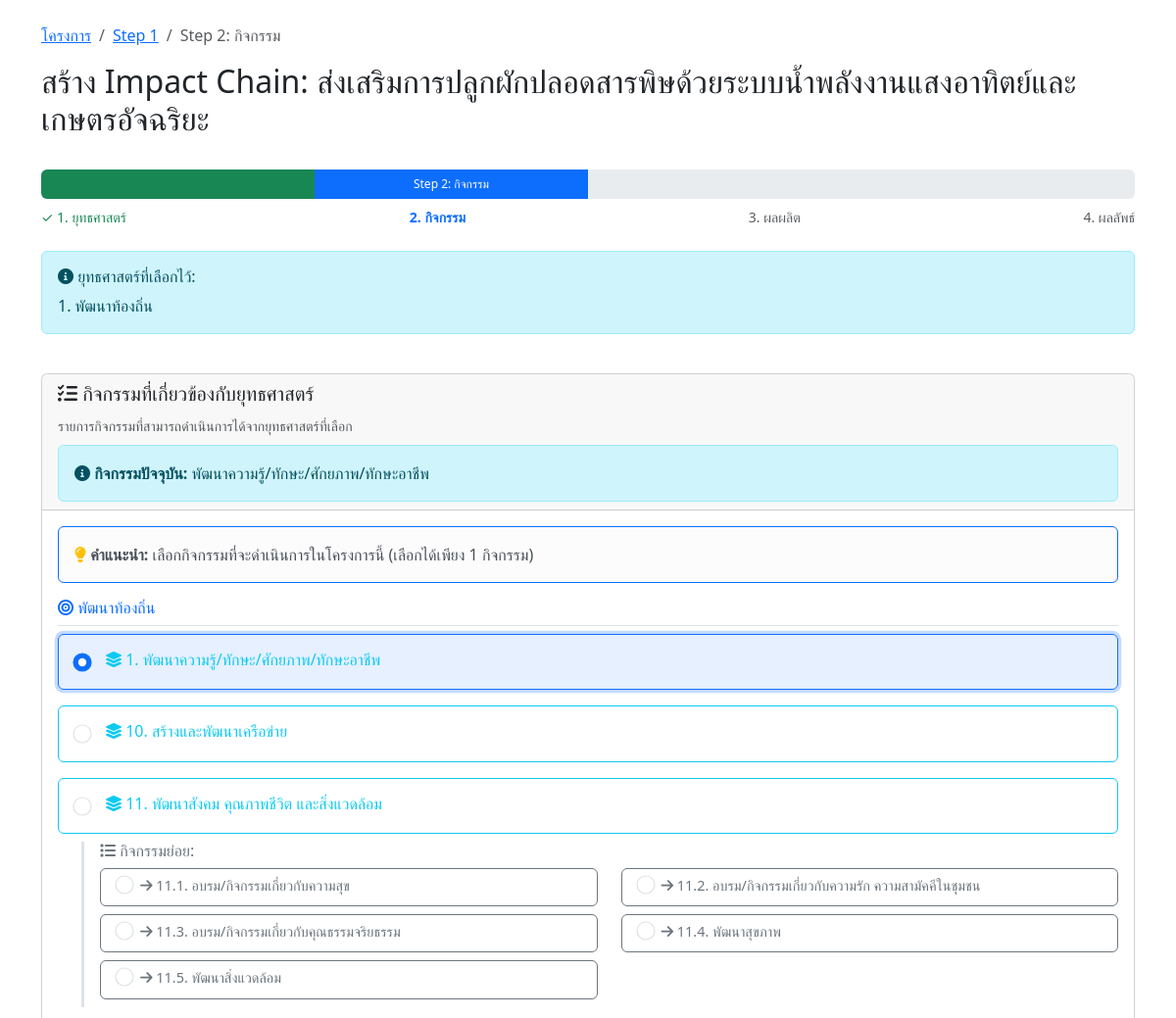
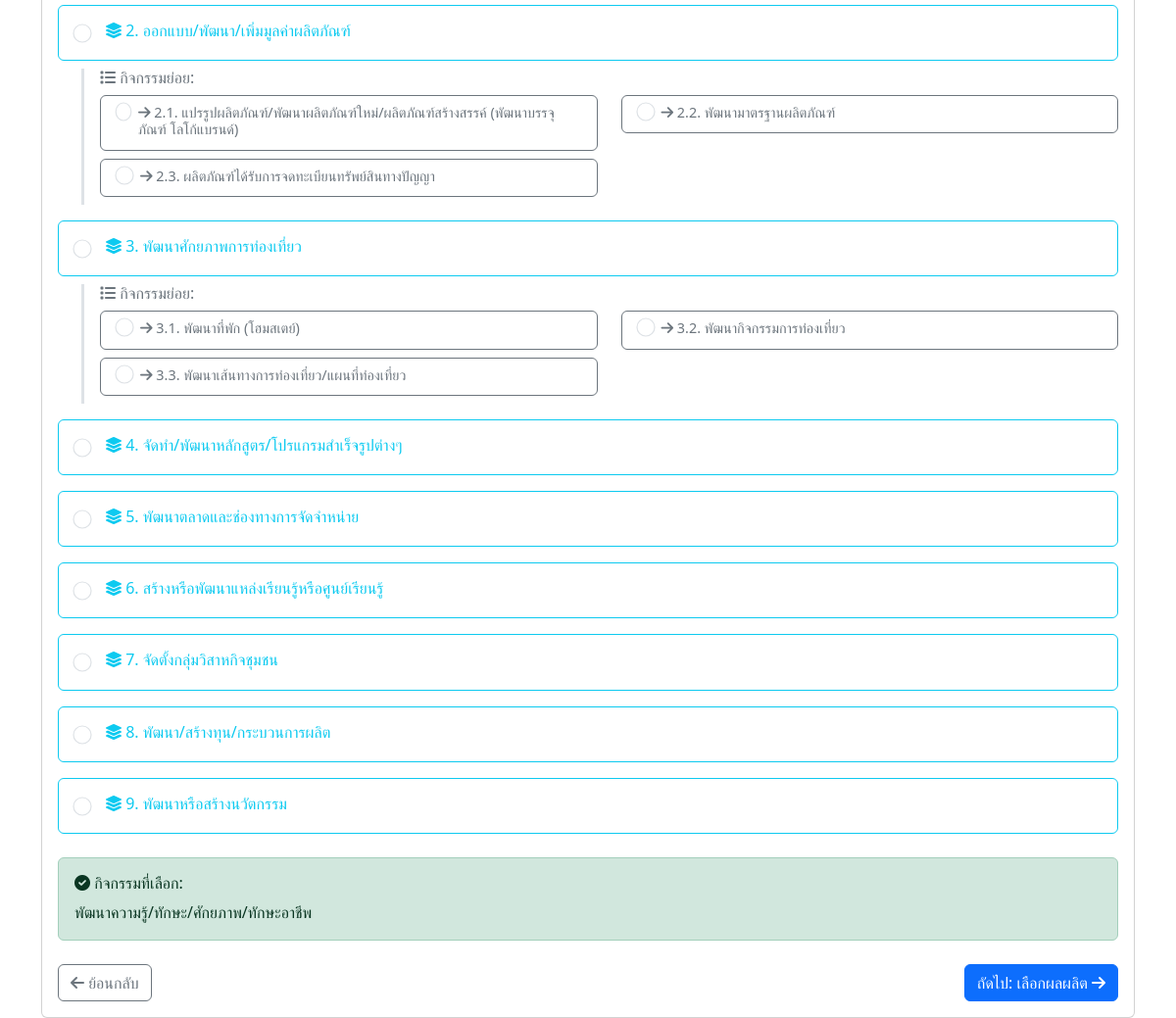
The page /impact-chain/step2-activity.php?project_id=7 (signed in) on the database its author committed (2 pictures, top to bottom).
### tables this page shows
CREATE TABLE `projects` (
  `id` int(11) NOT NULL,
  `project_code` varchar(50) NOT NULL COMMENT 'รหัสโครงการ',
  `name` varchar(500) NOT NULL COMMENT 'ชื่อโครงการ',
  `description` text DEFAULT NULL COMMENT 'รายละเอียดโครงการ',
  `objective` text DEFAULT NULL COMMENT 'วัตถุประสงค์โครงการ',
  `start_date` date DEFAULT NULL COMMENT 'วันที่เริ่มโครงการ',
  `end_date` date DEFAULT NULL COMMENT 'วันที่สิ้นสุดโครงการ',
  `budget` decimal(15,2) DEFAULT NULL COMMENT 'งบประมาณ',
  `organization` varchar(300) DEFAULT NULL COMMENT 'หน่วยงาน/องค์กร',
  `project_manager` varchar(200) DEFAULT NULL COMMENT 'ผู้จัดการโครงการ',
  `status` enum('incompleted','completed') DEFAULT 'incompleted' COMMENT 'สถานะโครงการ',
  `created_by` varchar(100) DEFAULT NULL COMMENT 'ผู้สร้าง',
  `created_at` timestamp NOT NULL DEFAULT current_timestamp(),
  `updated_at` timestamp NOT NULL DEFAULT current_timestamp() ON UPDATE current_timestamp()
);

CREATE TABLE `project_strategies` (
  `id` int(11) NOT NULL,
  `project_id` int(11) NOT NULL COMMENT 'รหัสโครงการ',
  `strategy_id` int(11) NOT NULL COMMENT 'รหัสยุทธศาสตร์',
  `created_by` varchar(100) DEFAULT NULL COMMENT 'ผู้สร้าง',
  `created_at` timestamp NOT NULL DEFAULT current_timestamp(),
  `updated_at` timestamp NOT NULL DEFAULT current_timestamp() ON UPDATE current_timestamp()
);

CREATE TABLE `strategies` (
  `strategy_id` int(11) NOT NULL,
  `strategy_code` varchar(50) NOT NULL,
  `strategy_name` varchar(255) NOT NULL,
  `description` text DEFAULT NULL,
  `created_at` timestamp NOT NULL DEFAULT current_timestamp()
);

CREATE TABLE `project_activities` (
  `id` int(11) NOT NULL,
  `project_id` int(11) NOT NULL COMMENT 'รหัสโครงการ',
  `activity_id` int(11) NOT NULL COMMENT 'รหัสกิจกรรม',
  `created_by` varchar(100) DEFAULT NULL COMMENT 'ผู้สร้าง',
  `created_at` timestamp NOT NULL DEFAULT current_timestamp(),
  `updated_at` timestamp NOT NULL DEFAULT current_timestamp() ON UPDATE current_timestamp()
);

CREATE TABLE `activities` (
  `activity_id` int(11) NOT NULL,
  `strategy_id` int(11) NOT NULL,
  `activity_code` varchar(20) NOT NULL,
  `activity_name` varchar(500) NOT NULL,
  `activity_description` text DEFAULT NULL
);

### impact-chain/step2-activity.php (the view, shortened to what the rows shown need)
<?php
require_once '../config.php';
$project_id = isset($_GET['project_id']) ? (int)$_GET['project_id'] : 0;
$user_id = $_SESSION['user_id'];
$check_query = "SELECT * FROM projects WHERE id = ? AND created_by = ?";
$check_stmt = mysqli_prepare($conn, $check_query);
mysqli_stmt_bind_param($check_stmt, 'is', $project_id, $user_id);
mysqli_stmt_execute($check_stmt);
$project_result = mysqli_stmt_get_result($check_stmt);
$project = mysqli_fetch_assoc($project_result);
$selected_strategies = [];
$strategy_query = "SELECT ps.strategy_id, s.strategy_name
                   FROM project_strategies ps
                   JOIN strategies s ON ps.strategy_id = s.strategy_id
                   WHERE ps.project_id = ?";
$strategy_stmt = mysqli_prepare($conn, $strategy_query);
mysqli_stmt_bind_param($strategy_stmt, 'i', $project_id);
mysqli_stmt_execute($strategy_stmt);
$strategy_result = mysqli_stmt_get_result($strategy_stmt);
if (mysqli_num_rows($strategy_result) > 0) {
    while ($strategy = mysqli_fetch_assoc($strategy_result)) {
        $selected_strategies[] = $strategy;
    }
} else {
    $_SESSION['error_message'] = "กรุณาเลือกยุทธศาสตร์ก่อน";
    header("location: step1-strategy.php?project_id=" . $project_id);
    exit;
}
$strategy_ids = array_column($selected_strategies, 'strategy_id');
$activities = [];
if (!empty($strategy_ids)) {
    $strategy_ids_str = implode(',', array_map('intval', $strategy_ids));
    $activities_query = "SELECT a.*, s.strategy_name
                         FROM activities a
                         JOIN strategies s ON a.strategy_id = s.strategy_id
                         WHERE a.strategy_id IN ($strategy_ids_str)
                         ORDER BY a.activity_code ASC";
    $activities_result = mysqli_query($conn, $activities_query);
    $activities = mysqli_fetch_all($activities_result, MYSQLI_ASSOC);
}
$selected_activities = [];
$selected_activity_ids = [];
$selected_activity_query = "SELECT pa.activity_id, a.activity_name, a.activity_code
                           FROM project_activities pa
                           JOIN activities a ON pa.activity_id = a.activity_id
                           WHERE pa.project_id = ?";
$selected_activity_stmt = mysqli_prepare($conn, $selected_activity_query);
mysqli_stmt_bind_param($selected_activity_stmt, 'i', $project_id);
mysqli_stmt_execute($selected_activity_stmt);
$selected_activity_result = mysqli_stmt_get_result($selected_activity_stmt);
while ($activity = mysqli_fetch_assoc($selected_activity_result)) {
    $selected_activities[] = $activity;
    $selected_activity_ids[] = $activity['activity_id'];
}
$level1_activities = [];
$level2_activities = [];
foreach ($activities as $activity) {
    $code_parts = explode('.', $activity['activity_code']);
    if (count($code_parts) == 1) {
        $level1_activities[$activity['strategy_name']][] = $activity;
    } else {
        $parent_code = $code_parts[0];
        $level2_activities[$parent_code][] = $activity;
    }
}
?>
<!DOCTYPE html>
<html lang="th">
<head>
    <link href="https://cdn.jsdelivr.net/npm/bootstrap@5.3.0/dist/css/bootstrap.min.css" rel="stylesheet">
    <link href="https://cdnjs.cloudflare.com/ajax/libs/font-awesome/6.0.0/css/all.min.css" rel="stylesheet">
</head>
<body>
    <div class="container mt-4">
        <div class="row mb-4">
            <div class="col-12">
                <nav aria-label="breadcrumb">
                    <ol class="breadcrumb">
                    </ol>
                </nav>
                <h2>สร้าง Impact Chain: <?php echo htmlspecialchars($project['name']); ?></h2>
            </div>
        </div>
        <div class="row mb-4">
            <div class="col-12">
                <div class="alert alert-info">
                    <div class="mb-0">
                        <?php foreach ($selected_strategies as $strategy): ?>
                            <div><?php echo htmlspecialchars($strategy['strategy_id']); ?>. <?php echo htmlspecialchars($strategy['strategy_name']); ?></div>
                        <?php endforeach; ?>
                    </div>
                </div>
            </div>
        </div>
        <div class="row">
            <div class="col-12">
                <div class="card">
                    <div class="card-header">
                        <?php if (!empty($selected_activities)): ?>
                            <div class="mt-2">
                                <div class="alert alert-info mb-0">
                                    <i class="fas fa-info-circle"></i>
                                    <strong>กิจกรรมปัจจุบัน:</strong>
                                    <?php echo htmlspecialchars($selected_activities[0]['activity_name']); ?>
                                </div>
                            </div>
                        <?php endif; ?>
                    </div>
                    <div class="card-body">
                        <?php if (empty($level1_activities)): ?>
                            <div class="alert alert-warning">
                                <i class="fas fa-exclamation-triangle"></i> ไม่พบข้อมูลกิจกรรมที่เกี่ยวข้องกับยุทธศาสตร์ที่เลือก
                            </div>
                            <div class="d-flex justify-content-between">
                                <a href="step1-strategy.php?project_id=<?php echo $project_id; ?>" class="btn btn-outline-secondary">
                                    <i class="fas fa-arrow-left"></i> ย้อนกลับ
                                </a>
                            </div>
                        <?php else: ?>
                            <form id="activityForm" method="POST" action="process-step2.php">
                                <?php foreach ($level1_activities as $strategy_name => $strategy_activities): ?>
                                    <div class="mb-4">
                                        <h6 class="text-primary border-bottom pb-2">
                                            <i class="fas fa-bullseye"></i> <?php echo htmlspecialchars($strategy_name); ?>
                                        </h6>
                                        <?php foreach ($strategy_activities as $main_activity): ?>
                                            <div class="mb-3">
                                                <div class="card border-info activity-card <?php echo in_array($main_activity['activity_id'], $selected_activity_ids) ? 'selected' : ''; ?>"
                                                    onclick="selectActivity('<?php echo $main_activity['activity_id']; ?>')">
                                                    <div class="card-body">
                                                        <div class="d-flex align-items-start">
                                                            <input type="radio"
                                                                class="form-check-input activity-radio me-3 mt-1"
                                                                name="selected_activity"
                                                                value="<?php echo $main_activity['activity_id']; ?>"
                                                                id="activity_<?php echo $main_activity['activity_id']; ?>"
                                                                <?php echo in_array($main_activity['activity_id'], $selected_activity_ids) ? 'checked' : ''; ?>>
                                                            <div class="flex-grow-1">
                                                                <h6 class="card-title text-info mb-1">
                                                                    <i class="fas fa-layer-group"></i> <?php echo $main_activity['activity_code']; ?>. <?php echo htmlspecialchars($main_activity['activity_name']); ?>
                                                                </h6>
                                                            </div>
                                                        </div>
                                                    </div>
                                                </div>
                                                <?php if (isset($level2_activities[$main_activity['activity_code']])): ?>
                                                    <div class="ms-4 mt-2">
                                                        <h6 class="text-secondary mb-2">
                                                            <i class="fas fa-list"></i> กิจกรรมย่อย:
                                                        </h6>
                                                        <div class="row">
                                                            <?php
                                                            foreach ($level2_activities[$main_activity['activity_code']] as $sub_activity):
                                                            ?>
                                                                <div class="col-md-6 mb-2">
                                                                    <div class="card border-secondary activity-card <?php echo in_array($sub_activity['activity_id'], $selected_activity_ids) ? 'selected' : ''; ?>"
                                                                        onclick="selectActivity('<?php echo $sub_activity['activity_id']; ?>')">
                                                                        <div class="card-body py-2">
                                                                            <div class="d-flex align-items-start">
                                                                                <input type="radio"
                                                                                    class="form-check-input activity-radio me-2 mt-0"
                                                                                    name="selected_activity"
                                                                                    value="<?php echo $sub_activity['activity_id']; ?>"
                                                                                    id="activity_<?php echo $sub_activity['activity_id']; ?>"
                                                                                    <?php echo in_array($sub_activity['activity_id'], $selected_activity_ids) ? 'checked' : ''; ?>>
                                                                                <div class="flex-grow-1">
                                                                                    <h6 class="card-title text-secondary mb-1" style="font-size: 0.9rem;">
                                                                                        <i class="fas fa-arrow-right"></i> <?php echo $sub_activity['activity_code']; ?>. <?php echo htmlspecialchars($sub_activity['activity_name']); ?>
                                                                                    </h6>
                                                                                </div>
                                                                            </div>
                                                                        </div>
                                                                    </div>
                                                                </div>
                                                            <?php
                                                            endforeach;
                                                            ?>
                                                        </div>
                                                    </div>
                                                <?php endif; ?>
                                            </div>
                                        <?php endforeach; ?>
                                    </div>
                                <?php endforeach; ?>
                            </form>
                        <?php endif; ?>
                    </div>
                </div>
            </div>
        </div>
    </div>
</body>
</html>

### rows shown on the page
projects: name "ส่งเสริมการปลูกผักปลอดสารพิษด้วยระบบน้ำพลังงานแสงอาทิตย์และเกษตรอัจฉริยะ"
project_strategies: strategy "1", strategy.strategy_name "พัฒนาท้องถิ่น"
project_activities: activity.activity_name "พัฒนาความรู้/ทักษะ/ศักยภาพ/ทักษะอาชีพ"
activities: activity_id "☑", activity_code "1", activity_name "พัฒนาความรู้/ทักษะ/ศักยภาพ/ทักษะอาชีพ"
activities: activity_code "10", activity_name "สร้างและพัฒนาเครือข่าย"
activities: activity_code "11", activity_name "พัฒนาสังคม คุณภาพชีวิต และสิ่งแวดล้อม"
activities: activity_code "11.1", activity_name "อบรม/กิจกรรมเกี่ยวกับความสุข"
activities: activity_code "11.2", activity_name "อบรม/กิจกรรมเกี่ยวกับความรัก ความสามัคคีในชุมชน"
activities: activity_code "11.3", activity_name "อบรม/กิจกรรมเกี่ยวกับคุณธรรมจริยธรรม"
activities: activity_code "11.4", activity_name "พัฒนาสุขภาพ"
activities: activity_code "11.5", activity_name "พัฒนาสิ่งแวดล้อม"
activities: activity_code "2", activity_name "ออกแบบ/พัฒนา/เพิ่มมูลค่าผลิตภัณฑ์"
activities: activity_code "2.1", activity_name "แปรรูปผลิตภัณฑ์/พัฒนาผลิตภัณฑ์ใหม่/ผลิตภัณฑ์สร้างสรรค์ (พัฒนาบรรจุภัณฑ์ โลโก้แบรนด์)"
activities: activity_code "2.2", activity_name "พัฒนามาตรฐานผลิตภัณฑ์"
activities: activity_code "2.3", activity_name "ผลิตภัณฑ์ได้รับการจดทะเบียนทรัพย์สินทางปัญญา"
activities: activity_code "3", activity_name "พัฒนาศักยภาพการท่องเที่ยว"
activities: activity_code "3.1", activity_name "พัฒนาที่พัก (โฮมสเตย์)"
activities: activity_code "3.2", activity_name "พัฒนากิจกรรมการท่องเที่ยว"
activities: activity_code "3.3", activity_name "พัฒนาเส้นทางการท่องเที่ยว/แผนที่ท่องเที่ยว"
activities: activity_code "4", activity_name "จัดทำ/พัฒนาหลักสูตร/โปรแกรมสำเร็จรูปต่างๆ"
activities: activity_code "5", activity_name "พัฒนาตลาดและช่องทางการจัดจำหน่าย"
activities: activity_code "6", activity_name "สร้างหรือพัฒนาแหล่งเรียนรู้หรือศูนย์เรียนรู้"
activities: activity_code "7", activity_name "จัดตั้งกลุ่มวิสาหกิจชุมชน"
activities: activity_code "8", activity_name "พัฒนา/สร้างทุน/กระบวนการผลิต"
activities: activity_code "9", activity_name "พัฒนาหรือสร้างนวัตกรรม"

### other values the page prints
$strategy_name "พัฒนาท้องถิ่น"
